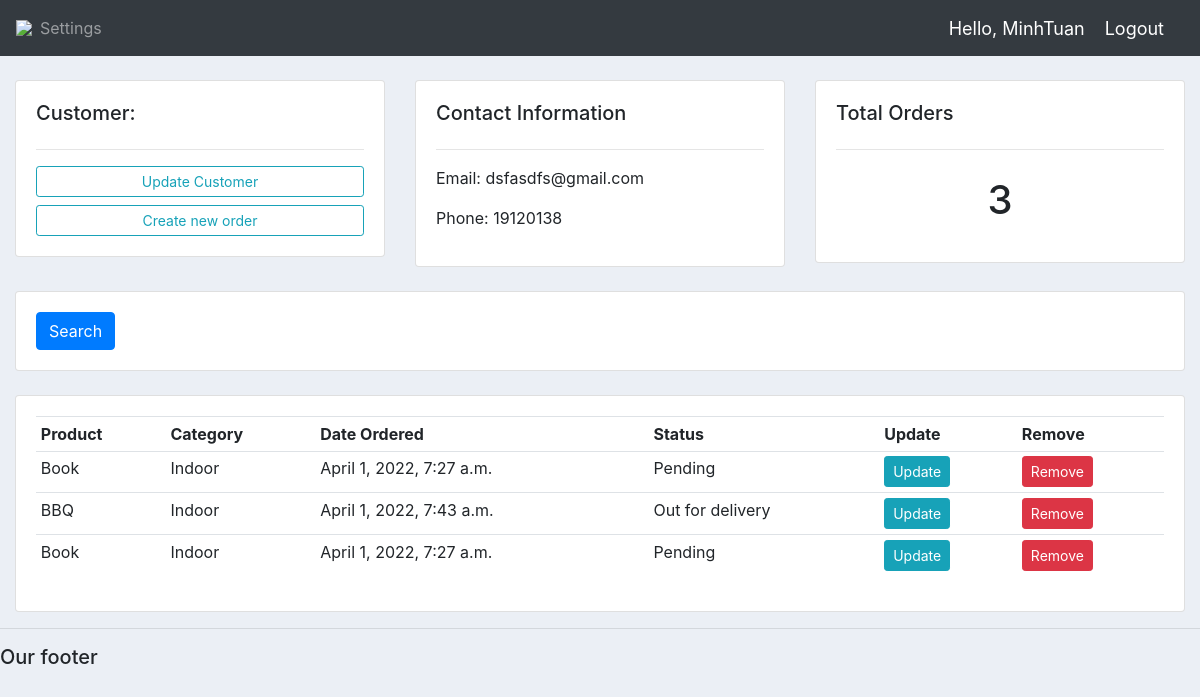
The page /customers/2/ (signed in) on the database its author committed.
### accounts/models.py (models this page shows, shortened)
class Customer(models.Model):
    id = models.AutoField(primary_key=True)
    user = models.OneToOneField(User, null=True,blank=True, on_delete=models.CASCADE)
    name = models.CharField(max_length=200, null=True)
    phone = models.CharField(max_length=200, null=True)
    email = models.CharField(max_length=200, null=True)
    profile_pic = models.ImageField(default="Profile.jpg", null=True, blank=True)
    date_created = models.DateTimeField(auto_now_add=True, null=True)

class Order(models.Model):
    STATUS = (
        ('Pending', 'Pending'),
        ('Out for delivery', 'Out for delivery'),
        ('Delivered', 'Delivered'),
    )
    id = models.AutoField(primary_key=True)
    customer = models.ForeignKey(Customer, null=True, on_delete=models.SET_NULL)
    product = models.ForeignKey(Product, null=True, on_delete=models.SET_NULL)
    date_created = models.DateTimeField(auto_now_add=True, null=True)
    status = models.CharField(max_length=200, null=True, choices=STATUS)
    tags = models.ManyToManyField(Tag)

class Product(models.Model):
    CATEGORY = (
        ('Indoor', 'Indoor'),
        ('Out Door', 'Out Door'),
    )
    id = models.AutoField(primary_key=True)
    name = models.CharField(max_length=200, null=True)
    price = models.FloatField(null=True)
    category = models.CharField(max_length=200, null=True, choices=CATEGORY)
    description = models.CharField(max_length=200, null=True)
    date_created = models.DateTimeField(auto_now_add=True, null=True)
    def __str__(self):
        return self.name

### accounts/views.py (the view)
# urls.py: path("customers/<str:pk_test>/", views.customer, name="customers"),
def customer(request, pk_test):
    customer = Customer.objects.get(id=pk_test)
    orders = customer.order_set.all()
    order_count = orders.count()
    context = {'customer': customer, 'orders': orders, 'order_count': order_count}
    return render(request, "accounts/customer.html", context)

### accounts/templates/accounts/customer.html
{%  extends 'accounts/main.html' %}
{% block content %}
<br>
<div class="row">
	<div class="col-md">
		<div class="card card-body">
			<h5>Customer:</h5>
			<hr>
			<a class="btn btn-outline-info  btn-sm btn-block" href="">Update Customer</a>
			<a class="btn btn-outline-info  btn-sm btn-block" href="{% url 'create_order' customer.id %}">Create new order</a>
		</div>
	</div>
	<div class="col-md">
		<div class="card card-body">
			<h5>Contact Information</h5>
			<hr>
			<p>Email: {{customer.email}}</p>
			<p>Phone: {{customer.phone}}</p>
		</div>
	</div>
	<div class="col-md">
		<div class="card card-body">
			<h5>Total Orders</h5>
			<hr>
			<h1 style="text-align: center;padding: 10px">{{order_count}}</h1>
		</div>
	</div>
</div>
<br>
<div class="row">
	<div class="col">
		<div class="card card-body">
			<form method="get">
		    <button class="btn btn-primary" type="submit">Search</button>
		  </form>
		</div>
	</div>
</div>
<br>
<div class="row">
	<div class="col-md">
		<div class="card card-body">
			<table class="table table-sm">
				<tr>
					<th>Product</th>
					<th>Category</th>
					<th>Date Ordered</th>
					<th>Status</th>
					<th>Update</th>
					<th>Remove</th>
				</tr>
				{% for order in orders %}
				<tr>
					<td>{{order.product}}</td>
					<td>{{order.product.category}}</td>
					<td>{{order.product.date_created}}</td>
					<td>{{order.status}}</td>
					<td><a class="btn btn-sm btn-info" href="{% url 'update_order' order.id %}">Update</a></td>
					<td><a class="btn btn-sm btn-danger" href="{% url 'delete_order' order.id %}">Remove</a></td>
				</tr>
				{% endfor %}
			</table>
		</div>
	</div>
</div>
{% endblock %}

### accounts/templates/accounts/navbar.html (shortened to what this page needs)
{% load static %}
<nav class="navbar navbar-expand-lg navbar-dark bg-dark">
 <img src="{% static 'images/logo.png' %}">
  <div class="collapse navbar-collapse" id="navbarNav">
    <ul class="navbar-nav">
      {% if request.user.is_staff %}
      <li class="nav-item active">
        <a class="nav-link" href="{% url 'home' %}">Dashboard</a>
      </li>
      <li class="nav-item">
        <a class="nav-link" href="{% url 'products' %}">Products</a>
      </li>
      {% else %}
       <li class="nav-item">
        <a class="nav-link" href="{% url 'account' %}">Settings</a>
      </li>
      {% endif %}
    </ul>
  </div>
  <span class="hello-msg">Hello, {{request.user}}</span>
  <span ><a  class="hello-msg" href="{% url 'logout' %}">Logout</a></span>
</nav>

### static/css/main.css (style rules this page uses)
body { background-color: #ebeff5; }

### accounts/templates/accounts/navbar.html (style rules this page uses)
.hello-msg { font-size: 18px; color: #fff; margin-right: 20px; }

### rows shown on the page
Customer: email "dsfasdfs@gmail.com", phone "19120138"
Order: product "Book", product.category "Indoor", product.date_created "April 1, 2022, 7:27 a.m.", status "Pending"
Order: product "BBQ", product.category "Indoor", product.date_created "April 1, 2022, 7:43 a.m.", status "Out for delivery"
Order: product "Book", product.category "Indoor", product.date_created "April 1, 2022, 7:27 a.m.", status "Pending"

### other values the page prints
{{ request.user }} "MinhTuan"
{{ order_count }} "3"
